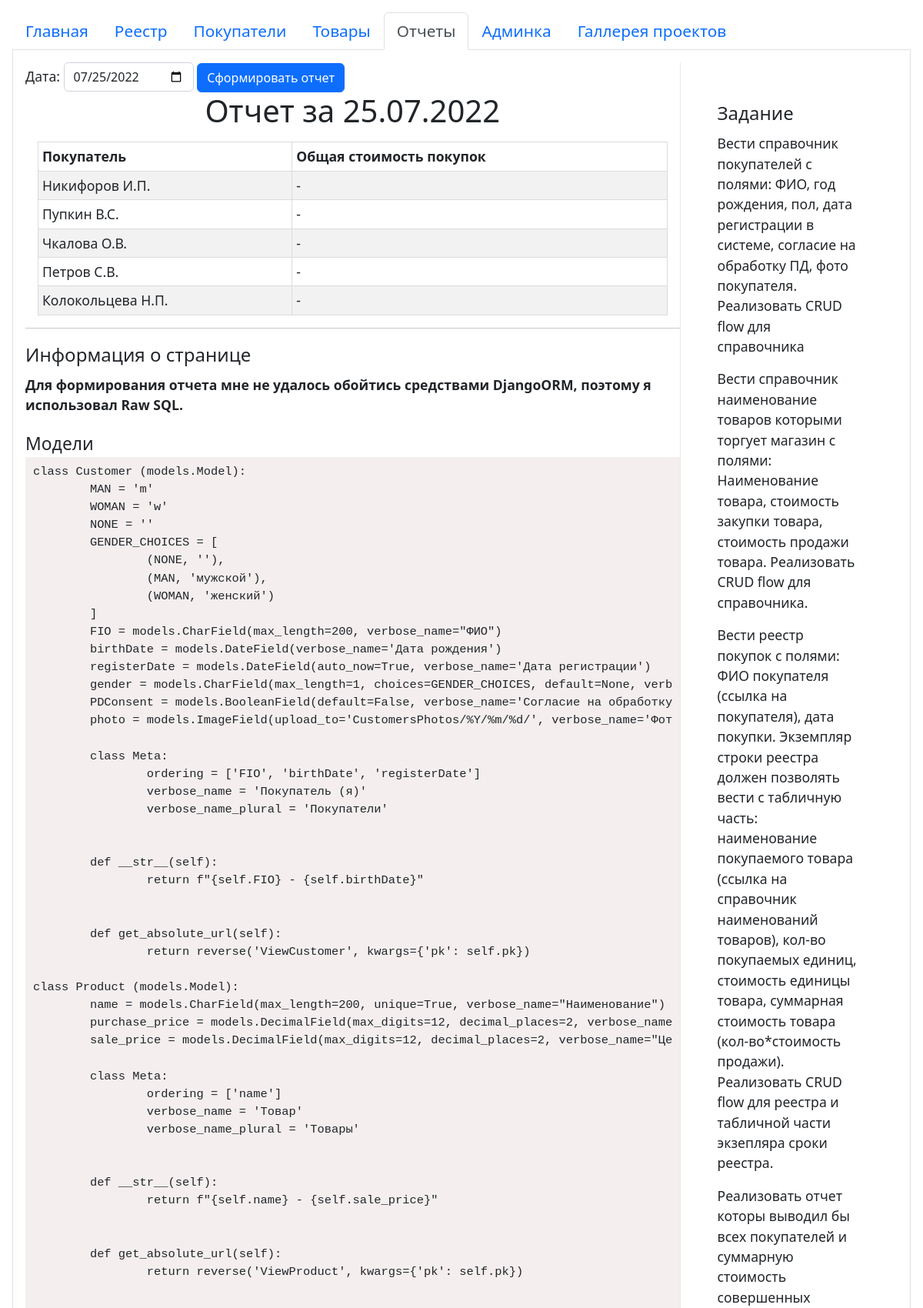
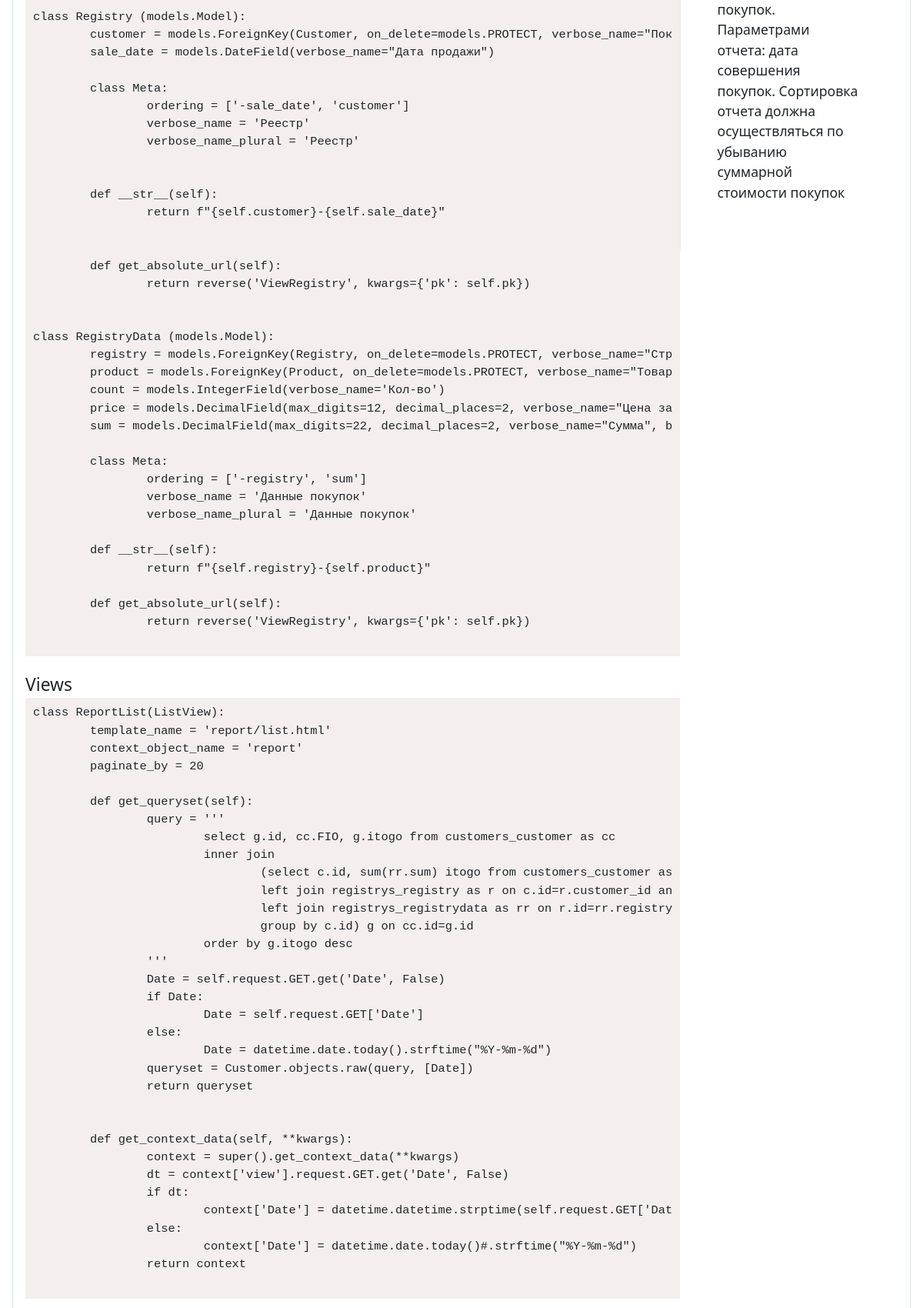
The page /report/ (upper part) on the database its author committed (2 pictures, top to bottom).
### customers/models.py (models this page shows, shortened)
class Customer (models.Model):
	MAN = 'm'
	WOMAN = 'w'
	NONE = ''
	GENDER_CHOICES = [
		(NONE, ''),
		(MAN, 'мужской'),
		(WOMAN, 'женский')
	]
	FIO = models.CharField(max_length=200, verbose_name="ФИО")
	birthDate = models.DateField(verbose_name='Дата рождения')
	registerDate = models.DateField(auto_now=True, verbose_name='Дата регистрации')
	gender = models.CharField(max_length=1, choices=GENDER_CHOICES, default=None, verbose_name='Пол')
	PDConsent = models.BooleanField(default=False, verbose_name='Согласие на обработку ПД')
	photo = models.ImageField(upload_to='CustomersPhotos/%Y/%m/%d/', verbose_name='Фотография', blank=True)
	class Meta:
		ordering = ['FIO', 'birthDate', 'registerDate']
		verbose_name = 'Покупатель (я)'
		verbose_name_plural = 'Покупатели'

### report/views.py (the view)
# urls.py: path('', ReportList.as_view(), name='ReportList'),
class ReportList(ListView):
	template_name = 'report/list.html'
	context_object_name = 'report'
	paginate_by = 20
	def get_queryset(self):
		query = '''
			select g.id, cc.FIO, g.itogo from customers_customer as cc
			inner join
				(select c.id, sum(rr.sum) itogo from customers_customer as c
				left join registrys_registry as r on c.id=r.customer_id and r.sale_date = %s
				left join registrys_registrydata as rr on r.id=rr.registry_id
				group by c.id) g on cc.id=g.id
			order by g.itogo desc
		'''
		Date = self.request.GET.get('Date', False)
		if Date:
			Date = self.request.GET['Date']
		else:
			Date = datetime.date.today().strftime("%Y-%m-%d")
		queryset = Customer.objects.raw(query, [Date])
		return queryset
	def get_context_data(self, **kwargs):
		context = super().get_context_data(**kwargs)
		dt = context['view'].request.GET.get('Date', False)
		if dt:
			context['Date'] = datetime.datetime.strptime(self.request.GET['Date'],'%Y-%m-%d')
		else:
			context['Date'] = datetime.date.today()#.strftime("%Y-%m-%d")
		return context

### report/templates/report/list.html (shortened to what this page needs)
{% extends 'base.html' %}
{% block content %}
<div>
    <form method="get">
        <label for="Report_date">Дата: </label>
        <input class="form-control autowidth" type="date" id="Report_date" name="Date" value="{{ Date|date:'Y-m-d' }}">
        <input  class="btn btn-primary" type="submit" value="Сформировать отчет">
    </form>
</div>
<div class="center">
    <h1>Отчет за {{ Date|date:'d.m.Y' }}</h1>
</div>
<div >
    <table id="ProductsTable" class="m-3 border ListTable table table-striped" >
        <thead>
            <tr>
                <th>Покупатель</th>
                <th>Общая стоимость покупок</th>
            </tr>
        </thead>
        {% for item in report %}
            <tr>
                <td>{{ item.FIO }}</td>
                <td>{% if item.itogo == None %}-{% else %}{{ item.itogo|floatformat:2 }}{% endif %}</td>
            </tr>
        {% endfor %}
    </table>
</div>
{% endblock %}
{% block infodata %}
<b>Для формирования отчета мне не удалось обойтись средствами DjangoORM, поэтому я использовал Raw SQL.</b>
    <fieldset class="code">
        <legend>Модели</legend>
        <pre>
class Customer (models.Model):
	MAN = 'm'
	WOMAN = 'w'
	NONE = ''
	GENDER_CHOICES = [
		(NONE, ''),
		(MAN, 'мужской'),
		(WOMAN, 'женский')
	]
	FIO = models.CharField(max_length=200, verbose_name="ФИО")
	birthDate = models.DateField(verbose_name='Дата рождения')
	registerDate = models.DateField(auto_now=True, verbose_name='Дата регистрации')
	gender = models.CharField(max_length=1, choices=GENDER_CHOICES, default=None, verbose_name='Пол')
	PDConsent = models.BooleanField(default=False, verbose_name='Согласие на обработку ПД')
	photo = models.ImageField(upload_to='CustomersPhotos/%Y/%m/%d/', verbose_name='Фотография', blank=True)
	class Meta:
		ordering = ['FIO', 'birthDate', 'registerDate']
		verbose_name = 'Покупатель (я)'
		verbose_name_plural = 'Покупатели'
	def __str__(self):
		return f"{self.FIO} - {self.birthDate}"
	def get_absolute_url(self):
		return reverse('ViewCustomer', kwargs={'pk': self.pk})
class Product (models.Model):
	name = models.CharField(max_length=200, unique=True, verbose_name="Наименование")
	purchase_price = models.DecimalField(max_digits=12, decimal_places=2, verbose_name="Цена покупки")
	sale_price = models.DecimalField(max_digits=12, decimal_places=2, verbose_name="Цена продажи")
	class Meta:
		ordering = ['name']
		verbose_name = 'Товар'
		verbose_name_plural = 'Товары'
	def __str__(self):
		return f"{self.name} - {self.sale_price}"
	def get_absolute_url(self):
		return reverse('ViewProduct', kwargs={'pk': self.pk})
class Registry (models.Model):
	customer = models.ForeignKey(Customer, on_delete=models.PROTECT, verbose_name="Покупатель")
	sale_date = models.DateField(verbose_name="Дата продажи")
	class Meta:
		ordering = ['-sale_date', 'customer']
		verbose_name = 'Реестр'
		verbose_name_plural = 'Реестр'
	def __str__(self):
		return f"{self.customer}-{self.sale_date}"
	def get_absolute_url(self):
		return reverse('ViewRegistry', kwargs={'pk': self.pk})
class RegistryData (models.Model):
	registry = models.ForeignKey(Registry, on_delete=models.PROTECT, verbose_name="Строка реестра")
	product = models.ForeignKey(Product, on_delete=models.PROTECT, verbose_name="Товар")
	count = models.IntegerField(verbose_name='Кол-во')
	price = models.DecimalField(max_digits=12, decimal_places=2, verbose_name="Цена за единицу", blank=True, null=True)
	sum = models.DecimalField(max_digits=22, decimal_places=2, verbose_name="Сумма", blank=True, null=True)
	class Meta:
		ordering = ['-registry', 'sum']
		verbose_name = 'Данные покупок'
		verbose_name_plural = 'Данные покупок'
	def __str__(self):
		return f"{self.registry}-{self.product}"
	def get_absolute_url(self):
		return reverse('ViewRegistry', kwargs={'pk': self.pk})
        </pre>
    </fieldset>
    <fieldset class="code">
        <legend>Views</legend>
        <pre>
class ReportList(ListView):
	template_name = 'report/list.html'
	context_object_name = 'report'
	paginate_by = 20
	def get_queryset(self):
		query = '''
			select g.id, cc.FIO, g.itogo from customers_customer as cc
			inner join
				(select c.id, sum(rr.sum) itogo from customers_customer as c
				left join registrys_registry as r on c.id=r.customer_id and r.sale_date = %s
				left join registrys_registrydata as rr on r.id=rr.registry_id
				group by c.id) g on cc.id=g.id
			order by g.itogo desc
		'''
		Date = self.request.GET.get('Date', False)
		if Date:
			Date = self.request.GET['Date']
		else:
			Date = datetime.date.today().strftime("%Y-%m-%d")
		queryset = Customer.objects.raw(query, [Date])
		return queryset
	def get_context_data(self, **kwargs):
		context = super().get_context_data(**kwargs)
		dt = context['view'].request.GET.get('Date', False)
		if dt:
			context['Date'] = datetime.datetime.strptime(self.request.GET['Date'],'%Y-%m-%d')
		else:
			context['Date'] = datetime.date.today()#.strftime("%Y-%m-%d")
		return context
        </pre>
    </fieldset>
{% endblock %}

### purchase/static/css/style.css (style rules this page uses)
html, body { height:100%; }
table.border th, table.border td { border-spacing: 0px; padding: 5px; border: 1px solid #dbdbdb; }
.ListTable { width: -webkit-fill-available; }
.center { text-align: center; }
.autowidth { width: auto; display: initial; }
fieldset.code { background: #f4eeee; margin-top: 20px; }
fieldset.code legend { background: #fff; font-size: 1.3em; }
fieldset.code pre { margin: 10px; }

### rows shown on the page
Customer: FIO "Никифоров И.П."
Customer: FIO "Пупкин В.С."
Customer: FIO "Чкалова О.В."
Customer: FIO "Петров C.B."
Customer: FIO "Колокольцева Н.П."

### other values the page prints
{{ Date|date:'d.m.Y' }} "25.07.2022"
